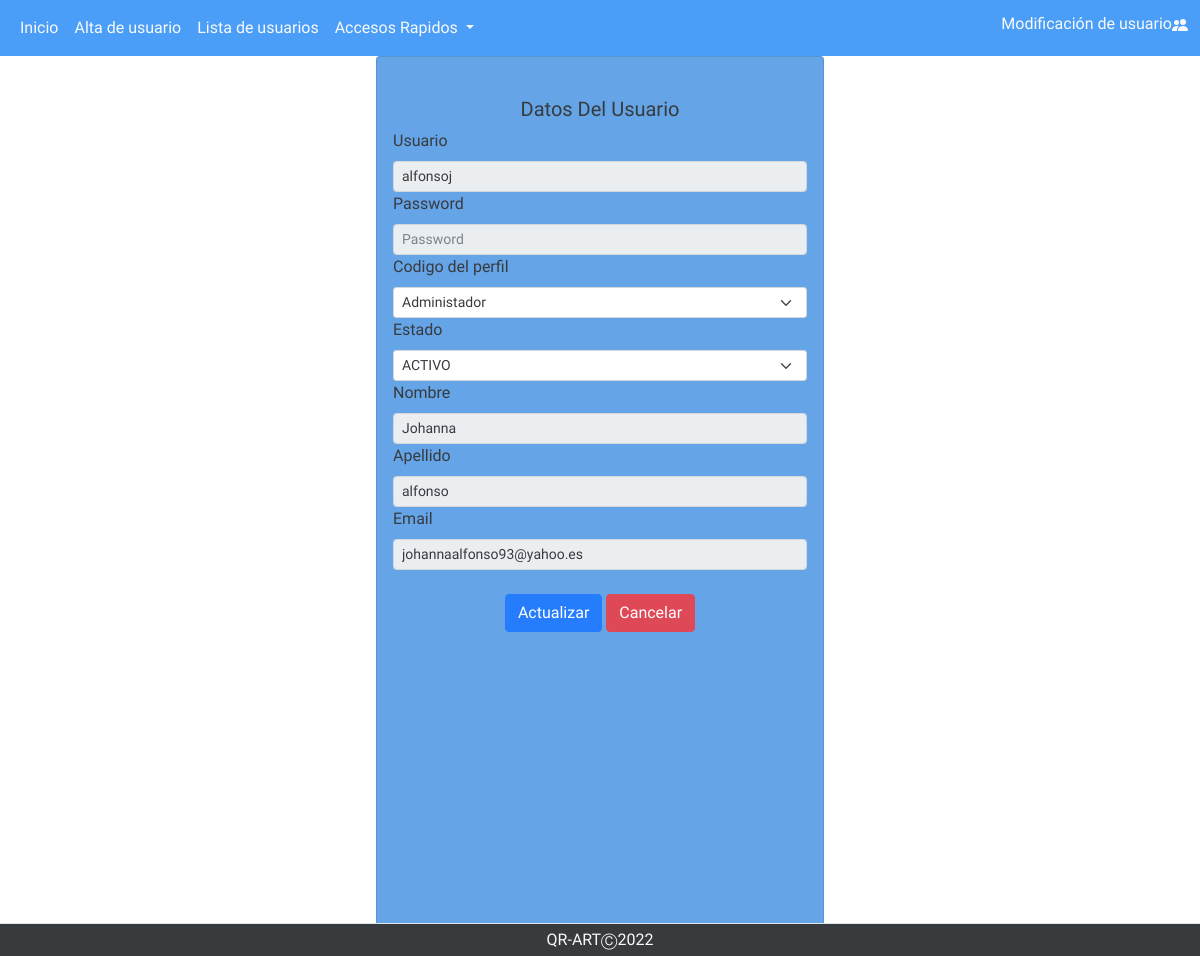
The page /php/Actualizar.php?id=76 on the database its author committed.
### tables this page shows
CREATE TABLE `usuarios` (
  `usuario` text NOT NULL,
  `contrasena` varchar(100) NOT NULL,
  `cod_perfil` int(2) NOT NULL,
  `nombre_usu` text NOT NULL,
  `apellido_usu` text NOT NULL,
  `est_baja_usu` text NOT NULL,
  `email_usu` text NOT NULL,
  `id_usuario` int(11) NOT NULL,
  `token` varchar(100) NOT NULL
);

CREATE TABLE `perfiles` (
  `cod_perfil` int(6) NOT NULL,
  `nombre_perfil` text NOT NULL
);

### php/Actualizar.php (the view, shortened to what this page needs)
<?php
$conexion=mysqli_connect("localhost","root","","qr_art");
$id= $_GET['id'];
$sql="SELECT u.apellido_usu, u.email_usu, u.est_baja_usu, u.id_usuario, u.nombre_usu, u.usuario, (u.cod_perfil) as cod_perfil,(p.nombre_perfil) as nombre_perfil
      FROM usuarios u
      INNER JOIN perfiles p
      on u.cod_perfil = p.cod_perfil
      WHERE id_usuario = $id";
$result=mysqli_query($conexion, $sql);
$result_query=mysqli_num_rows($result);
if($result_query == 0){
  header('location:../perfiles/perfil_admin/abm_user/tablamodificacion.php');
}else{
  $option = '';
  while($data=mysqli_fetch_array($result)) {
    $usuario = $data['usuario'];
    $cod_perfil = $data['cod_perfil'];
    $nombre_perfil = $data['nombre_perfil'];
    $nombre_usu = $data['nombre_usu'];
    $apellido_usu = $data['apellido_usu'];
    $email_usu = $data['email_usu'];
    $est_baja_usu=$data['est_baja_usu'];
    if($cod_perfil == 1){
      $option = '<option value="'.$cod_perfil.'" select>'.$nombre_perfil.'</option>';
    }else if($cod_perfil == 2){
      $option = '<option value="'.$cod_perfil.'"select>'.$nombre_perfil.'</option>';
    }else if($cod_perfil == 3){
      $option = '<option value="'.$cod_perfil.'"select>'.$nombre_perfil.'</option>';
    }
  }
}
?>
<!DOCTYPE html>
<html lang="en">
<head>
    <link rel="stylesheet" href="https://cdnjs.cloudflare.com/ajax/libs/twitter-bootstrap/5.1.3/css/bootstrap.min.css">
    <link rel="stylesheet" href="https://cdn.datatables.net/1.12.1/css/dataTables.bootstrap5.min.css">
    <link rel="stylesheet " href="../assets/stylemodiu.css">
    <link rel="stylesheet " href="../assets/back.css">
    <link rel="stylesheet " href="../assets/stylesnav.css">
</head>
<body>
<nav class=" navbar navbar-expand-lg">
  <div class="container-fluid">
    <div class="collapse navbar-collapse" id="navbarSupportedContent">
      <ul class="navbar-nav me-auto mb-2 mb-lg-0">
        <li class="nav-item">
          <a class="nav-link active text-light" aria-current="page" href="../perfiles/perfil_admin/perfil_admin.php">Inicio</a>
        </li>
        <li class="nav-item">
          <a class="nav-link text-light" href="../perfiles/perfil_admin/abm_user/formulario.php">Alta de usuario</a>
        </li>
        <li class="nav-item">
          <a class="nav-link text-light" href="../perfiles/perfil_admin/abm_user/tablamodificacion.php">Lista de usuarios</a>
        </li>
        <li class="nav-item dropdown text-light">
          <a class="nav-link dropdown-toggle text-light" href="#" id="navbarDropdown" role="button" data-bs-toggle="dropdown" aria-expanded="false">
            Accesos Rapidos
          </a>
        </li>
      </ul>
      <h6 class="text-sm-center text-light">Modificación de usuario</h6>
    </div>
  </div>
</nav>
    <div class="container">
        <div class="d-flex justify-content-center h-100">
            <div class="card" style="width: 28rem;">
                <div class="card-body">
                    <form action="procesar.php" method="post">
                        <h5 class="text-sm-center">Datos Del Usuario</h5>
                        <label for="formFile " class="form-label" >Usuario</label>
                        <div class="input-group-sm form-group">
                            <input type="text" class="form-control" placeholder="Usuario" id="usuario " name="usuario" value=<?php echo $usuario;?>  readonly>
                        </div>
                        <label for="formFile" class="form-label ">Password</label>
                        <div class="input-group-sm form-group">
                            <input type="password" class="form-control" placeholder="Password" name="contrasena" id="contrasena"; readonly >
                        </div>
                        <label for="formFile" class="form-label" name="cod_perfil" id="cod_perfil">Codigo del perfil </label>
                        <?php
                        $query_perfil = "SELECT * FROM perfiles ";
                        $result = mysqli_query($conexion, $query_perfil);
                        $perfil_result= mysqli_num_rows($result);
                       ?>
                        <select class="form-select form-select-sm" name="cod_perfil" id="cod_perfil"  aria-label="Default select example">
                        <?php
                        if($perfil_result > 0){
                          echo $option;
                        ?>
                        <?php
                        }
                        ?>
                          </select>
                        <label for="formFile" class="form-label " name="estado" id="estado">Estado </label>
                        <select class="form-select form-select-sm" name="est_baja_usu" id="est_baja_usu"  aria-label="Default select example">
                          <option value= <?php echo $est_baja_usu; ?>><?php echo $est_baja_usu; ?></option>
                          </select>
                        <label for="formFile" class="form-label ">Nombre</label>
                        <div class="input-group-sm form-group">
                            <input type="text" class="form-control text-dark" placeholder="Nombre" name="nombre_usu" id="nombre_usu" value=<?php echo $nombre_usu; ?> readonly>
                        </div>
                        <label for="formFile" class="form-label ">Apellido</label>
                        <div class="input-group-sm form-group">
                            <input type="text" class="form-control" placeholder="Apellido" name="apellido_usu" id="apellido_usu" value=<?php echo $apellido_usu; ?> readonly>
                        </div>
                        <label for="formFile" class="form-label ">Email</label>
                        <div class="input-group-sm form-group">
                           <input type="email" class="form-control" placeholder="Email" name="email_usu" id="email_usu" value=<?php echo $email_usu; ?> readonly>
                          <br>
                        <div class="col text-center">
                        <button type="submit" class= "btn btn-primary" id="boton" name="boton" value=0>Actualizar</button>
                        <button type="submit" class= "btn btn-danger"id="boton" name="boton" value=1>Cancelar</button>
                        </div>
                </form>
                <link rel="stylesheet" href="">
            </div>
    <footer class="py-1 mt-6 border-top bg-dark fixed-bottom">
            <p class="col-md-12 mb-0 text-light text-center">QR-ARTⒸ2022</p>
    </footer>
</body>
</html>

### assets/stylemodiu.css (style rules this page uses)
html, body { background-image: url(); background-size: cover; background-repeat: no-repeat; height: 100%; font-family: 'Numans', sans-serif; }
.container { height: 40%; align-content: center; }
.card { height: 900px; margin-top: auto; margin-bottom: auto; width: 600px; background-color: #539ae5 !important; }

### assets/back.css (style rules this page uses)
* { margin: 0; padding: 0; }
body { background-image: url('../assets/img/55.jpg'); background-repeat: no-repeat; background-size: cover; opacity: 0.9; }

### assets/stylesnav.css (style rules this page uses)
.navbar-expand-lg { background-color: #3794f7; }

### rows shown on the page
usuarios: usuario "alfonsoj", cod_perfil "Administador", est_baja_usu "ACTIVO", nombre_usu "Johanna", apellido_usu "alfonso", email_usu "johannaalfonso93@yahoo.es"
